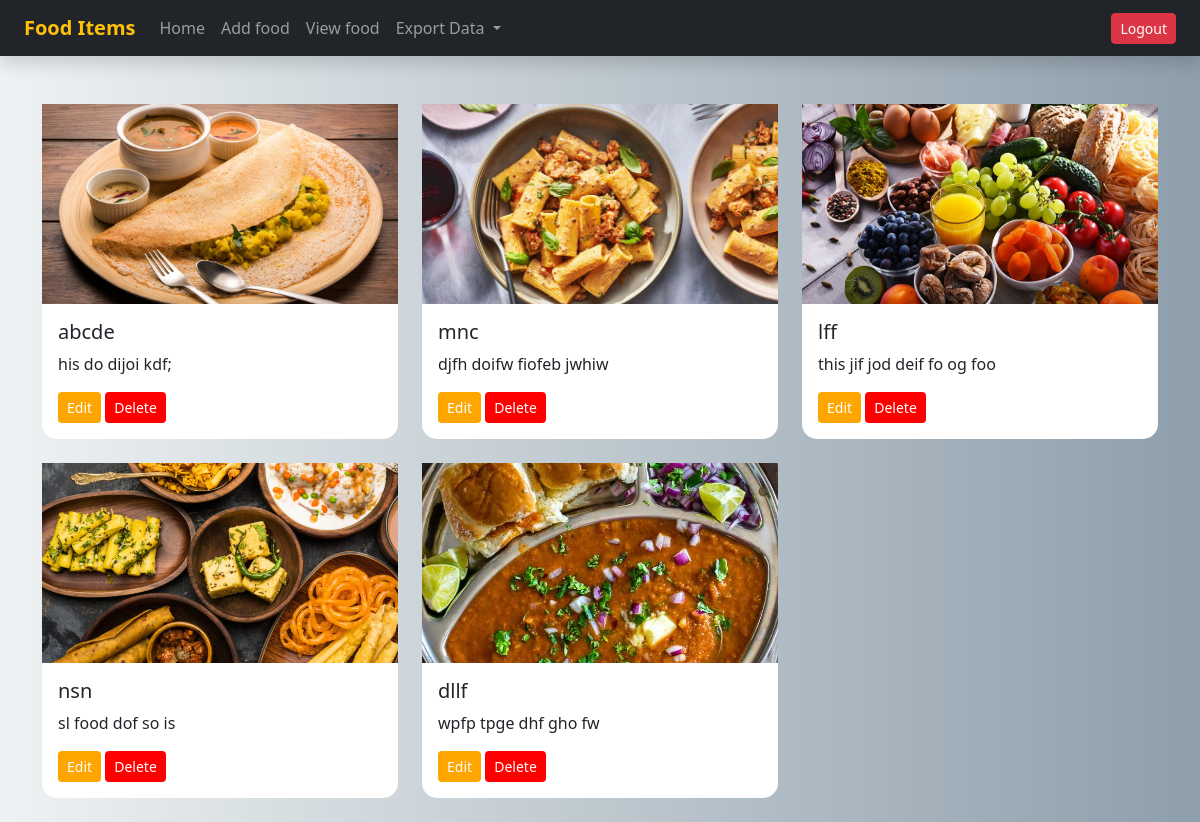
Screenshot of /home.php (signed in) with the database file from the repository.
### tables this page shows
CREATE TABLE `menu_items` (
  `id` int(11) NOT NULL,
  `item_name` varchar(100) DEFAULT NULL,
  `description` varchar(100) DEFAULT NULL,
  `price` decimal(10,2) DEFAULT NULL,
  `category` varchar(100) DEFAULT NULL,
  `image` varchar(255) DEFAULT NULL,
  `user_id` int(11) DEFAULT NULL
);

### home.php (the view, shortened to what this page needs)
<?php
include 'db.php';
?>
<!DOCTYPE html>
<html>
<head>
<link href="https://cdn.jsdelivr.net/npm/bootstrap@5.3.0/dist/css/bootstrap.min.css" rel="stylesheet">
</head>
<body>
<nav class="navbar navbar-expand-lg navbar-dark bg-dark px-4 shadow">
  <a class="navbar-brand fw-bold text-warning">Food Items</a>
  <div class="collapse navbar-collapse" id="nav">
    <ul class="navbar-nav me-auto">
      <li class="nav-item">
        <a class="nav-link" href="home.php"> Home</a>
      </li>
      <li class="nav-item">
        <a class="nav-link" href="add.php"> Add food</a>
      </li>
      <li class="nav-item">
        <a class="nav-link" href="view.php"> View food</a>
      </li>
      <li class="nav-item dropdown">
        <a class="nav-link dropdown-toggle" href="#" data-bs-toggle="dropdown">
           Export Data
        </a>
      </li>
    </ul>
    <div class="d-flex">
      <a href="logout.php" class="btn btn-danger btn-sm">Logout</a>
    </div>
  </div>
</nav>
<div class="container mt-5">
<div class="row">
<?php
$res = mysqli_query($conn,"SELECT * FROM menu_items");
while($row=mysqli_fetch_assoc($res)){
?>
<div class="col-md-4 mb-4">
<div class="card">
<img src="uploads/<?php echo $row['image']; ?>">
<div class="card-body">
<h5><?php echo $row['item_name']; ?></h5>
<p><?php echo $row['description']; ?></p>
<a href="edit.php?id=<?php echo $row['id']; ?>" class="btn btn-edit btn-sm">Edit</a>
<a href="delete.php?id=<?php echo $row['id']; ?>"
class="btn btn-delete btn-sm"
onclick="return confirm('Delete this items?')">Delete</a>
</div>
</div>
</div>
<?php } ?>
</div>
</div>
</body>
</html>

### home.php (style rules this page uses)
body { background: linear-gradient(to right, #eef2f3, #8e9eab); }
.navbar { box-shadow: 0 4px 10px rgba(0,0,0,0.3); }
.card { border-radius: 15px; transition: 0.3s; border: none; }
.card img { height: 200px; object-fit: cover; }
.btn-edit { background-color: orange; color: white; }
.btn-delete { background-color: red; color: white; }

### rows the page displays
menu_items: image (picture), item_name "abcde", description "his do dijoi kdf;"
menu_items: image (picture), item_name "mnc", description "djfh doifw fiofeb jwhiw"
menu_items: image (picture), item_name "lff", description "this jif jod deif fo og foo"
menu_items: image (picture), item_name "nsn", description "sl food dof so is"
menu_items: image (picture), item_name "dllf", description "wpfp tpge dhf gho fw"
